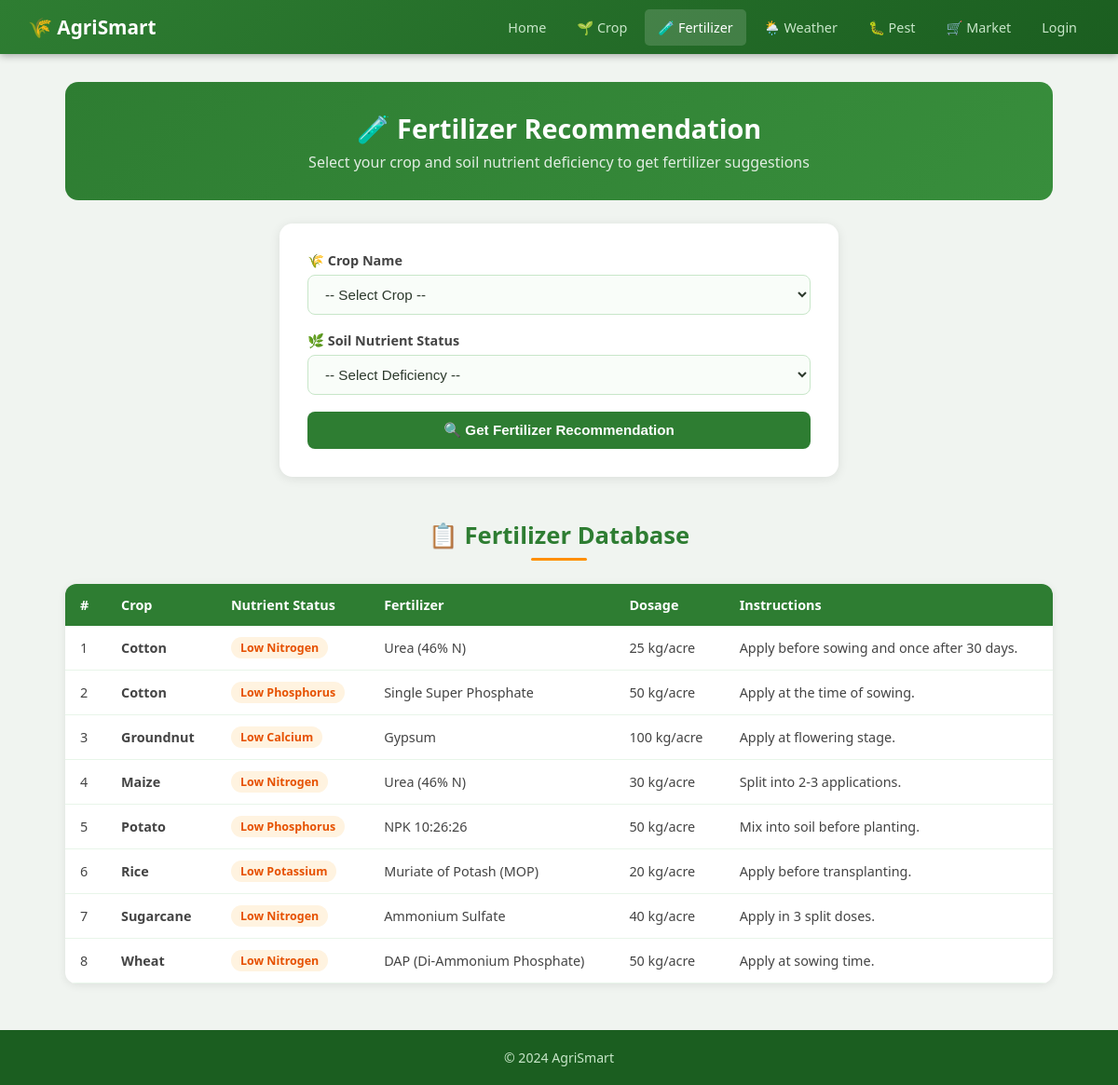
The page /fertilizer_recommend.php on the database its author committed.
### tables this page shows
CREATE TABLE fertilizers (
    id INT AUTO_INCREMENT PRIMARY KEY,
    crop_name VARCHAR(100) NOT NULL,
    nutrient_status VARCHAR(100) NOT NULL,
    fertilizer_name VARCHAR(100) NOT NULL,
    dosage VARCHAR(100),
    instructions TEXT
);

### db.php (called while the page is built, shortened)
<?php
function safeQuery($conn, $sql) {
    $result = mysqli_query($conn, $sql);
    return $result;
}
?>

### fertilizer_recommend.php (the view, shortened to what this page needs)
<?php
include 'db.php';
?>
<!DOCTYPE html>
<html lang="en">
<head>
    <link rel="stylesheet" href="style.css">
</head>
<body>
<nav>
    <a href="index.php" class="brand">🌾 AgriSmart</a>
    <div class="nav-links">
        <a href="index.php">Home</a>
        <a href="crop_recommend.php">🌱 Crop</a>
        <a href="fertilizer_recommend.php" class="active">🧪 Fertilizer</a>
        <a href="weather_advisory.php">🌦️ Weather</a>
        <a href="pest_disease.php">🐛 Pest</a>
        <a href="marketplace.php">🛒 Market</a>
        <?php if (isset($_SESSION['user_id'])): ?>
            <a href="logout.php" class="btn-nav">Logout</a>
        <?php else: ?>
            <a href="login.php">Login</a>
        <?php endif; ?>
    </div>
</nav>
<div class="container">
    <div class="page-header">
        <h1>🧪 Fertilizer Recommendation</h1>
        <p>Select your crop and soil nutrient deficiency to get fertilizer suggestions</p>
    </div>
    <div class="adv-form">
        <form method="post">
            <div class="form-group">
                <label>🌾 Crop Name</label>
                <select name="crop_name" required>
                    <option value="">-- Select Crop --</option>
                </select>
            </div>
            <div class="form-group">
                <label>🌿 Soil Nutrient Status</label>
                <select name="nutrient_status" required>
                    <option value="">-- Select Deficiency --</option>
                </select>
            </div>
            <button type="submit" name="search" class="btn btn-green btn-full">🔍 Get Fertilizer Recommendation</button>
        </form>
    </div>
    <h2 class="section-title" style="margin-top:45px;">📋 Fertilizer Database</h2>
    <div class="table-wrap">
        <table>
            <thead>
                <tr>
                    <th>#</th>
                    <th>Crop</th>
                    <th>Nutrient Status</th>
                    <th>Fertilizer</th>
                    <th>Dosage</th>
                    <th>Instructions</th>
                </tr>
            </thead>
            <tbody>
            <?php
            $all = safeQuery($conn, "SELECT * FROM fertilizers ORDER BY crop_name");
            $i = 1;
            while ($row = mysqli_fetch_assoc($all)):
            ?>
                <tr>
                    <td><?= $i++ ?></td>
                    <td><strong><?= htmlspecialchars($row['crop_name']) ?></strong></td>
                    <td><span class="badge badge-orange"><?= htmlspecialchars($row['nutrient_status']) ?></span></td>
                    <td><?= htmlspecialchars($row['fertilizer_name']) ?></td>
                    <td><?= htmlspecialchars($row['dosage']) ?></td>
                    <td><?= htmlspecialchars($row['instructions']) ?></td>
                </tr>
            <?php endwhile; ?>
            </tbody>
        </table>
    </div>
</div>
<footer><p>&copy; 2024 AgriSmart</p></footer>
</body>
</html>

### style.css (style rules this page uses)
* { margin: 0; padding: 0; box-sizing: border-box; }
body { font-family: 'Segoe UI', Tahoma, Geneva, Verdana, sans-serif; background: #f0f4f0; color: #2d3a2d; }
nav { background: linear-gradient(135deg, #2e7d32, #1b5e20); padding: 0 30px; display: flex; align-items: center; justify-content: space-between; box-shadow: 0 2px 8px rgba(0,0,0,0.3); position: sticky; top: 0; z-index: 100; }
nav .brand { color: #fff; font-size: 1.3rem; font-weight: 700; text-decoration: none; padding: 15px 0; display: flex; align-items: center; gap: 8px; }
nav .nav-links { display: flex; gap: 5px; flex-wrap: wrap; }
nav a { color: #c8e6c9; text-decoration: none; padding: 10px 14px; border-radius: 5px; font-size: 0.9rem; transition: background 0.2s, color 0.2s; display: inline-block; }
nav a:hover, nav a.active { background: rgba(255,255,255,0.15); color: #fff; }
.container { max-width: 1100px; margin: 30px auto; padding: 0 20px; }
.section-title { text-align: center; font-size: 1.6rem; color: #2e7d32; margin-bottom: 25px; position: relative; padding-bottom: 10px; }
.section-title::after { content: ''; position: absolute; bottom: 0; left: 50%; transform: translateX(-50%); width: 60px; height: 3px; background: #ff8f00; border-radius: 2px; }
.form-group { margin-bottom: 18px; }
.form-group label { display: block; font-weight: 600; font-size: 0.9rem; margin-bottom: 6px; color: #444; }
.form-group input, .form-group select, .form-group textarea { width: 100%; padding: 11px 14px; border: 1.5px solid #c8e6c9; border-radius: 8px; font-size: 0.95rem; transition: border-color 0.2s; background: #f9fdf9; color: #2d3a2d; }
.btn { display: inline-block; padding: 11px 22px; border-radius: 8px; font-size: 0.95rem; font-weight: 600; cursor: pointer; text-decoration: none; border: none; transition: background 0.2s, transform 0.1s; }
.btn-green { background: #2e7d32; color: #fff; }
.btn-full { width: 100%; text-align: center; }
.table-wrap { overflow-x: auto; background: #fff; border-radius: 12px; box-shadow: 0 2px 10px rgba(0,0,0,0.08); }
table { width: 100%; border-collapse: collapse; }
thead th { background: #2e7d32; color: #fff; padding: 13px 16px; text-align: left; font-size: 0.9rem; }
tbody tr { border-bottom: 1px solid #e8f5e9; }
tbody td { padding: 12px 16px; font-size: 0.9rem; color: #444; }
.badge { display: inline-block; padding: 3px 10px; border-radius: 20px; font-size: 0.78rem; font-weight: 600; }
.badge-orange { background: #fff3e0; color: #e65100; }
.adv-form { background: #fff; border-radius: 14px; padding: 30px; box-shadow: 0 2px 12px rgba(0,0,0,0.09); max-width: 600px; margin: 0 auto; }
.page-header { background: linear-gradient(135deg, #2e7d32, #388e3c); color: white; padding: 30px; border-radius: 14px; margin-bottom: 25px; text-align: center; }
.page-header h1 { font-size: 1.8rem; }
.page-header p { opacity: 0.85; margin-top: 6px; }
footer { background: #1b5e20; color: #c8e6c9; text-align: center; padding: 20px; margin-top: 50px; font-size: 0.88rem; }

### rows shown on the page
fertilizers: crop_name "Cotton", nutrient_status "Low Nitrogen", fertilizer_name "Urea (46% N)", dosage "25 kg/acre", instructions "Apply before sowing and once after 30 days."
fertilizers: crop_name "Cotton", nutrient_status "Low Phosphorus", fertilizer_name "Single Super Phosphate", dosage "50 kg/acre", instructions "Apply at the time of sowing."
fertilizers: crop_name "Groundnut", nutrient_status "Low Calcium", fertilizer_name "Gypsum", dosage "100 kg/acre", instructions "Apply at flowering stage."
fertilizers: crop_name "Maize", nutrient_status "Low Nitrogen", fertilizer_name "Urea (46% N)", dosage "30 kg/acre", instructions "Split into 2-3 applications."
fertilizers: crop_name "Potato", nutrient_status "Low Phosphorus", fertilizer_name "NPK 10:26:26", dosage "50 kg/acre", instructions "Mix into soil before planting."
fertilizers: crop_name "Rice", nutrient_status "Low Potassium", fertilizer_name "Muriate of Potash (MOP)", dosage "20 kg/acre", instructions "Apply before transplanting."
fertilizers: crop_name "Sugarcane", nutrient_status "Low Nitrogen", fertilizer_name "Ammonium Sulfate", dosage "40 kg/acre", instructions "Apply in 3 split doses."
fertilizers: crop_name "Wheat", nutrient_status "Low Nitrogen", fertilizer_name "DAP (Di-Ammonium Phosphate)", dosage "50 kg/acre", instructions "Apply at sowing time."
